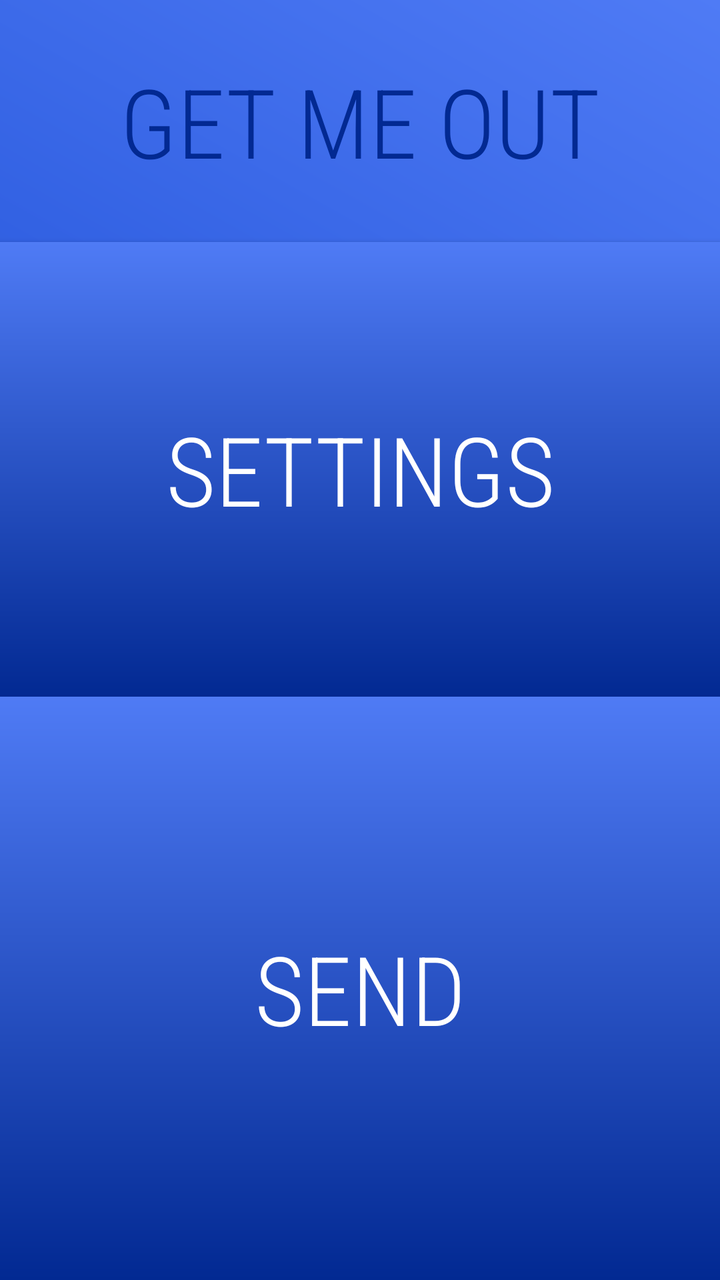
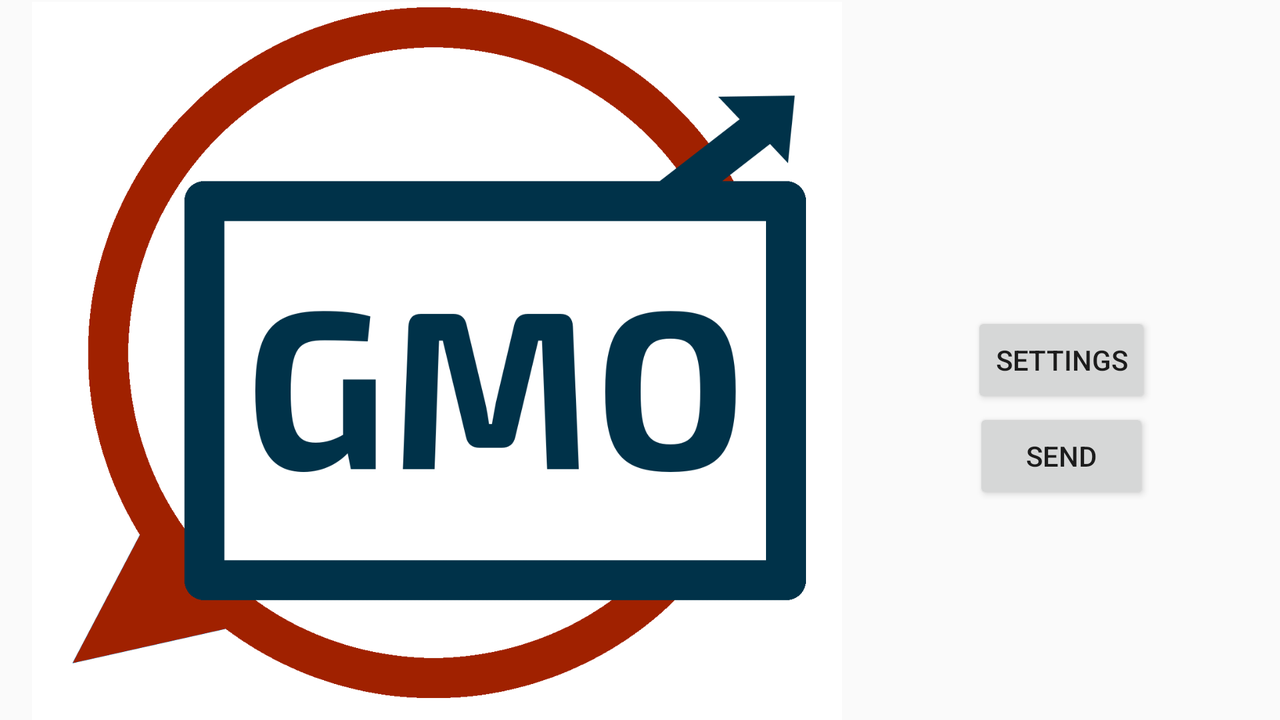

First picture: res/layout/ on a phone held upright. Second picture: the repository's own variant of that layout, on a device whose configuration matches the variant's folder. Source for both follows.
<!-- AndroidManifest.xml: application theme AppTheme -->
<!-- res/layout/fragment_title.xml -->
<?xml version="1.0" encoding="utf-8"?>
<layout xmlns:app="http://schemas.android.com/apk/res-auto"
    xmlns:tools="http://schemas.android.com/tools"
    xmlns:android="http://schemas.android.com/apk/res/android">

    <LinearLayout
        android:layout_width="match_parent"
        android:layout_height="match_parent"
        android:orientation="vertical"
        android:background="@drawable/gradient">

            <TextView
                android:id="@+id/textView"
                android:layout_width="match_parent"
                android:layout_height="wrap_content"
                android:layout_weight="0.25"
                android:fontFamily="sans-serif-condensed-light"
                android:gravity="center"
                android:text="@string/gmo"
                android:textAlignment="gravity"
                android:textColor="@color/theme_blue5"
                android:textSize="48sp" />

            <Button
                android:id="@+id/settings_btn"
                android:background="@drawable/gradient_btn"
                android:layout_width="match_parent"
                android:layout_height="0dp"
                android:layout_weight="1"
                android:fontFamily="sans-serif-condensed-light"
                android:text="@string/settings_btn"
                android:textAlignment="center"
                android:textColor="@color/white"
                android:textSize="48sp"
                tools:layout_editor_absoluteX="166dp"
                tools:layout_editor_absoluteY="404dp" />

            <Button
                android:id="@+id/send_btn"
                android:background="@drawable/gradient_btn"
                android:layout_width="match_parent"
                android:layout_height="wrap_content"
                android:layout_weight="1"
                android:fontFamily="sans-serif-condensed-light"
                android:text="@string/send_btn"
                android:textColor="@color/white"
                android:textSize="48sp"
                tools:layout_editor_absoluteX="166dp"
                tools:layout_editor_absoluteY="468dp" />

    </LinearLayout>

</layout>
<!-- resources referenced by this layout -->
<resources>
  <color name="theme_blue5">#022992</color>
  <color name="white">#ffffff</color>
  <!-- drawable gradient (drawable) -->
  <?xml version="1.0" encoding="utf-8"?>
  <shape xmlns:android="http://schemas.android.com/apk/res/android"
      android:shape="rectangle">
      <gradient
          android:startColor="@color/theme_blue4"
          android:endColor="@color/theme_blue1"
          android:angle="45"/>
  </shape>
  <!-- drawable gradient_btn (drawable) -->
  <?xml version="1.0" encoding="utf-8"?>
  <shape xmlns:android="http://schemas.android.com/apk/res/android"
      android:shape="rectangle">
      <gradient
          android:startColor="@color/theme_blue5"
          android:endColor="@color/theme_blue1"
          android:angle="90"/>
  </shape>
  <string name="gmo">GET ME OUT</string>
  <string name="send_btn">SEND</string>
  <string name="settings_btn">SETTINGS</string>
  <style name="AppTheme" parent="Theme.AppCompat.Light.DarkActionBar">
          
          <item name="colorPrimary">@color/theme_blue5</item>
          <item name="colorPrimaryDark">@color/theme_blue5</item>
          <item name="colorAccent">@color/theme_blue1</item>
      </style>
  <color name="theme_blue4">#0236C4</color>
  <color name="theme_blue1">#4F7BF5</color>
</resources>
<!-- res/layout-land/fragment_title.xml (the repository's variant of the layout above) -->
<!-- drawn on the phone turned sideways -->
<?xml version="1.0" encoding="utf-8"?>
<layout xmlns:app="http://schemas.android.com/apk/res-auto"
    xmlns:tools="http://schemas.android.com/tools"
    xmlns:android="http://schemas.android.com/apk/res/android">

    <androidx.constraintlayout.widget.ConstraintLayout
        android:layout_width="match_parent"
        android:layout_height="match_parent">

        <ImageView
            android:id="@+id/imageView2"
            android:layout_width="wrap_content"
            android:layout_height="wrap_content"
            android:layout_marginStart="16dp"
            android:adjustViewBounds="true"
            android:cropToPadding="false"
            android:scaleType="fitEnd"
            android:src="@drawable/logo_red_circle"
            app:layout_constraintBottom_toBottomOf="parent"
            app:layout_constraintStart_toStartOf="parent"
            app:layout_constraintTop_toTopOf="parent" />

        <Button
            android:id="@+id/settings_btn"
            android:layout_width="wrap_content"
            android:layout_height="wrap_content"
            android:text="@string/settings_btn"
            app:layout_constraintBottom_toBottomOf="parent"
            app:layout_constraintEnd_toEndOf="parent"
            app:layout_constraintStart_toEndOf="@+id/imageView2"
            app:layout_constraintTop_toTopOf="parent" />

        <Button
            android:id="@+id/send_btn"
            android:layout_width="wrap_content"
            android:layout_height="wrap_content"
            android:text="@string/send_btn"
            app:layout_constraintEnd_toEndOf="@+id/settings_btn"
            app:layout_constraintStart_toStartOf="@+id/settings_btn"
            app:layout_constraintTop_toBottomOf="@+id/settings_btn" />
    </androidx.constraintlayout.widget.ConstraintLayout>

</layout>
<!-- resources referenced by the variant -->
<!-- as the phone turned sideways resolves them -->
<resources>
  <!-- drawable logo_red_circle: png bitmap (drawable, 47184 bytes) -->
  <string name="send_btn">SEND</string>
  <string name="settings_btn">SETTINGS</string>
  <style name="AppTheme" parent="Theme.AppCompat.Light.DarkActionBar">
          
          <item name="colorPrimary">@color/theme_blue5</item>
          <item name="colorPrimaryDark">@color/theme_blue5</item>
          <item name="colorAccent">@color/theme_blue1</item>
      </style>
  <color name="theme_blue5">#022992</color>
  <color name="theme_blue1">#4F7BF5</color>
</resources>
